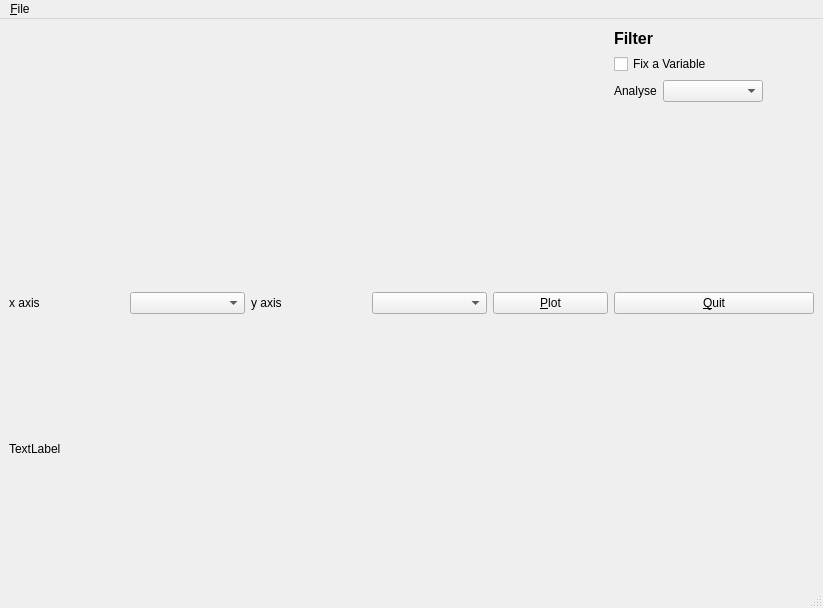
<?xml version="1.0" encoding="UTF-8"?>
<ui version="4.0">
 <class>MainWindow</class>
 <widget class="QMainWindow" name="MainWindow">
  <property name="geometry">
   <rect>
    <x>0</x>
    <y>0</y>
    <width>823</width>
    <height>608</height>
   </rect>
  </property>
  <property name="windowTitle">
   <string>Dakota Table out analyser</string>
  </property>
  <property name="tabShape">
   <enum>QTabWidget::Triangular</enum>
  </property>
  <widget class="QWidget" name="centralwidget">
   <layout class="QGridLayout" name="gridLayout">
    <item row="5" column="0" colspan="2">
     <widget class="QLabel" name="lblOut">
      <property name="text">
       <string>TextLabel</string>
      </property>
     </widget>
    </item>
    <item row="0" column="1">
     <layout class="QVBoxLayout" name="vlay1">
      <property name="sizeConstraint">
       <enum>QLayout::SetDefaultConstraint</enum>
      </property>
      <item>
       <widget class="QLabel" name="label_3">
        <property name="maximumSize">
         <size>
          <width>200</width>
          <height>20</height>
         </size>
        </property>
        <property name="font">
         <font>
          <pointsize>12</pointsize>
          <weight>75</weight>
          <bold>true</bold>
          <strikeout>false</strikeout>
         </font>
        </property>
        <property name="text">
         <string>Filter</string>
        </property>
       </widget>
      </item>
      <item>
       <widget class="QCheckBox" name="chkVar">
        <property name="maximumSize">
         <size>
          <width>150</width>
          <height>16777215</height>
         </size>
        </property>
        <property name="text">
         <string>Fix a Variable</string>
        </property>
       </widget>
      </item>
      <item>
       <layout class="QFormLayout" name="formLay1">
        <property name="sizeConstraint">
         <enum>QLayout::SetFixedSize</enum>
        </property>
        <item row="1" column="0">
         <widget class="QLabel" name="lblAnalyse">
          <property name="text">
           <string>Analyse</string>
          </property>
         </widget>
        </item>
        <item row="1" column="1">
         <widget class="QComboBox" name="cBoxVar">
          <property name="minimumSize">
           <size>
            <width>100</width>
            <height>0</height>
           </size>
          </property>
          <property name="maximumSize">
           <size>
            <width>100</width>
            <height>16777215</height>
           </size>
          </property>
         </widget>
        </item>
       </layout>
      </item>
     </layout>
    </item>
    <item row="1" column="1">
     <widget class="QPushButton" name="btnQuit">
      <property name="maximumSize">
       <size>
        <width>200</width>
        <height>25</height>
       </size>
      </property>
      <property name="text">
       <string>&amp;Quit</string>
      </property>
     </widget>
    </item>
    <item row="0" column="0">
     <layout class="QHBoxLayout" name="hl1">
      <item>
       <widget class="MatplotlibWidget" name="mplwid"/>
      </item>
     </layout>
    </item>
    <item row="1" column="0">
     <layout class="QHBoxLayout" name="horizontalLayout_3">
      <item>
       <widget class="QLabel" name="label_2">
        <property name="text">
         <string>x axis</string>
        </property>
       </widget>
      </item>
      <item>
       <widget class="QComboBox" name="cBoxXaxis"/>
      </item>
      <item>
       <widget class="QLabel" name="label">
        <property name="text">
         <string>y axis</string>
        </property>
       </widget>
      </item>
      <item>
       <widget class="QComboBox" name="cBoxYaxis"/>
      </item>
      <item>
       <widget class="QPushButton" name="btnPlot">
        <property name="text">
         <string>&amp;Plot</string>
        </property>
       </widget>
      </item>
     </layout>
    </item>
   </layout>
  </widget>
  <widget class="QMenuBar" name="menubar">
   <property name="geometry">
    <rect>
     <x>0</x>
     <y>0</y>
     <width>823</width>
     <height>21</height>
    </rect>
   </property>
   <widget class="QMenu" name="menu_File">
    <property name="title">
     <string>&amp;File</string>
    </property>
    <addaction name="action_Open"/>
    <addaction name="action_Exit"/>
    <addaction name="separator"/>
    <addaction name="actionPlot_Settings"/>
   </widget>
   <addaction name="menu_File"/>
  </widget>
  <widget class="QStatusBar" name="statusbar"/>
  <action name="action_Open">
   <property name="text">
    <string>&amp;Open</string>
   </property>
  </action>
  <action name="action_Exit">
   <property name="text">
    <string>&amp;Exit</string>
   </property>
  </action>
  <action name="actionPlot_Settings">
   <property name="text">
    <string>Plot Settings</string>
   </property>
  </action>
 </widget>
 <customwidgets>
  <customwidget>
   <class>MatplotlibWidget</class>
   <extends>QWidget</extends>
   <header>matplotlibwidget</header>
  </customwidget>
 </customwidgets>
 <resources/>
 <connections>
  <connection>
   <sender>btnQuit</sender>
   <signal>clicked()</signal>
   <receiver>MainWindow</receiver>
   <slot>close()</slot>
   <hints>
    <hint type="sourcelabel">
     <x>732</x>
     <y>559</y>
    </hint>
    <hint type="destinationlabel">
     <x>399</x>
     <y>299</y>
    </hint>
   </hints>
  </connection>
  <connection>
   <sender>action_Exit</sender>
   <signal>triggered()</signal>
   <receiver>MainWindow</receiver>
   <slot>close()</slot>
   <hints>
    <hint type="sourcelabel">
     <x>-1</x>
     <y>-1</y>
    </hint>
    <hint type="destinationlabel">
     <x>399</x>
     <y>299</y>
    </hint>
   </hints>
  </connection>
 </connections>
</ui>
